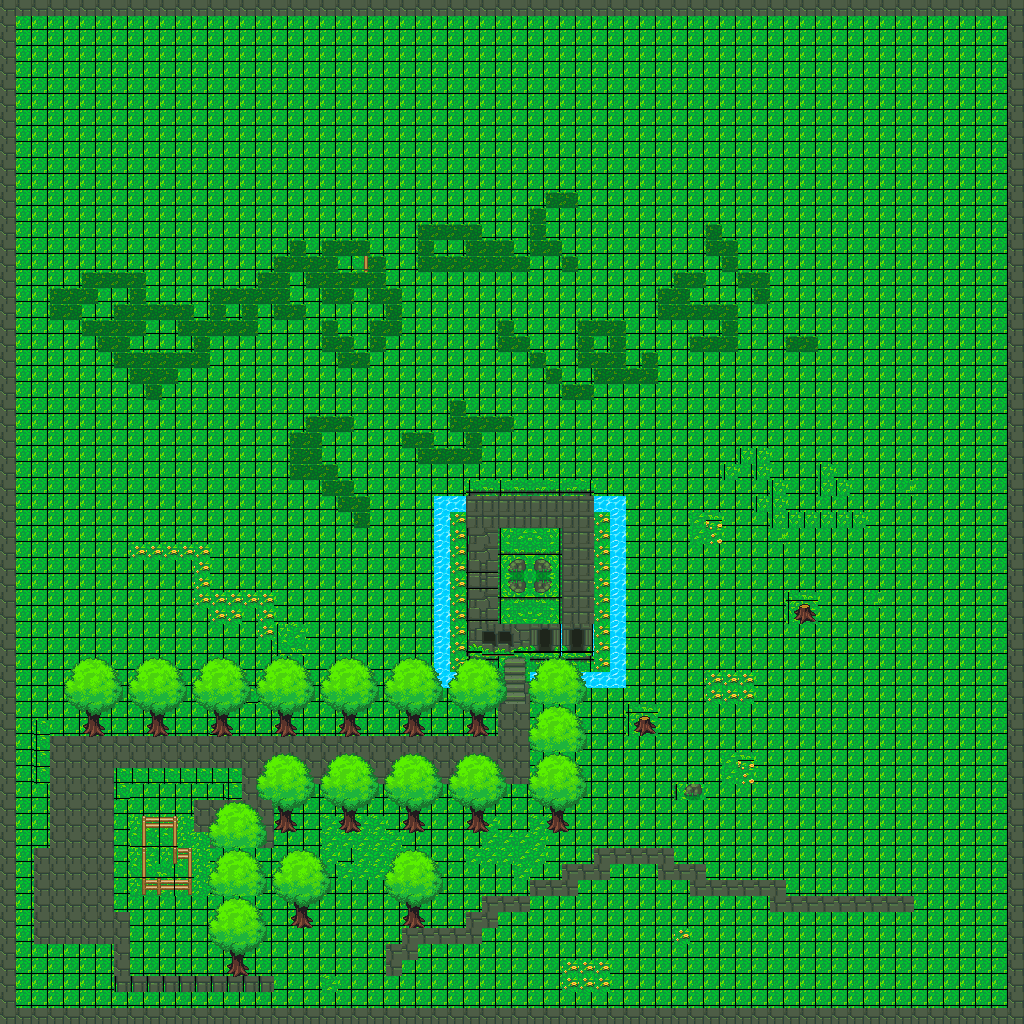

Rendered tile map (Tiled .tmx) drawn with the repository's tilesets; below, a short description and the map source with its tile grids summarised:
An orthogonal 64x64 tile map with 16x16 px tiles, 2 tile layers (bottomLayer, topLayer) and 22 objects (blocked).

<map version="1.2" tiledversion="1.2.3" orientation="orthogonal" renderorder="right-down" width="64" height="64" tilewidth="16" tileheight="16" infinite="0" nextlayerid="23" nextobjectid="455">
 <tileset firstgid="1" source="Tiles.tsx" />
 <layer id="14" name="bottomLayer" width="64" height="64" offsetx="2.6469" offsety="0">
  <data>[4096 cells, 4096 non-empty, 71 distinct tile ids]</data>
 </layer>
 <objectgroup id="21" name="playerSpawn" />
 <layer id="16" name="topLayer" width="64" height="64">
  <data>[4096 cells, 654 non-empty, 28 distinct tile ids]</data>
 </layer>
 <objectgroup id="18" name="blockedLayer">
  <properties>
   <property name="blocked" value="" />
  </properties>
  <object id="68" name="blocked" x="144.511" y="817.01" width="32.8096" height="72.1517">
   <properties>
    <property name="blocked" value="" />
   </properties>
  </object>
  <object id="95" x="178.494" y="848.142" width="13.338" height="41.191">
   <properties>
    <property name="blocked" value="" />
   </properties>
  </object>
  <object id="430" x="1008.09" y="0" width="15.8147" height="1024">
   <properties>
    <property name="blocked" value="" />
   </properties>
  </object>
  <object id="433" x="-8.52651e-14" y="0" width="1008" height="16">
   <properties>
    <property name="blocked" value="" />
   </properties>
  </object>
  <object id="434" x="0" y="16" width="16" height="1008">
   <properties>
    <property name="blocked" value="" />
   </properties>
  </object>
  <object id="435" x="16" y="1008" width="992" height="16">
   <properties>
    <property name="blocked" value="" />
   </properties>
  </object>
  <object id="438" x="546.767" y="817.764" width="22.0961" height="15.5491">
   <properties>
    <property name="blocked" value="" />
   </properties>
  </object>
  <object id="439" x="624" y="880" width="16" height="16">
   <properties>
    <property name="blocked" value="" />
   </properties>
  </object>
  <object id="440" x="465.959" y="816.855" width="22.0961" height="15.5491">
   <properties>
    <property name="blocked" value="" />
   </properties>
  </object>
  <object id="441" x="402.046" y="816.076" width="22.0961" height="15.5491">
   <properties>
    <property name="blocked" value="" />
   </properties>
  </object>
  <object id="442" x="403.995" y="913.504" width="22.0961" height="15.5491">
   <properties>
    <property name="blocked" value="" />
   </properties>
  </object>
  <object id="443" x="290.978" y="913.114" width="22.0961" height="15.5491">
   <properties>
    <property name="blocked" value="" />
   </properties>
  </object>
  <object id="444" x="275.39" y="816.466" width="22.0961" height="15.5491">
   <properties>
    <property name="blocked" value="" />
   </properties>
  </object>
  <object id="445" x="338.134" y="818.024" width="22.0961" height="15.5491">
   <properties>
    <property name="blocked" value="" />
   </properties>
  </object>
  <object id="446" x="82.4827" y="720.596" width="22.0961" height="15.5491">
   <properties>
    <property name="blocked" value="" />
   </properties>
  </object>
  <object id="447" x="146.785" y="722.155" width="22.0961" height="15.5491">
   <properties>
    <property name="blocked" value="" />
   </properties>
  </object>
  <object id="449" x="209.918" y="721.376" width="22.0961" height="15.5491">
   <properties>
    <property name="blocked" value="" />
   </properties>
  </object>
  <object id="450" x="274.221" y="720.986" width="22.0961" height="15.5491">
   <properties>
    <property name="blocked" value="" />
   </properties>
  </object>
  <object id="451" x="338.134" y="721.376" width="22.0961" height="15.5491">
   <properties>
    <property name="blocked" value="" />
   </properties>
  </object>
  <object id="452" x="402.826" y="720.207" width="22.0961" height="15.5491">
   <properties>
    <property name="blocked" value="" />
   </properties>
  </object>
  <object id="453" x="467.518" y="720.986" width="22.0961" height="15.5491">
   <properties>
    <property name="blocked" value="" />
   </properties>
  </object>
  <object id="454" x="227.287" y="960.112" width="22.0961" height="15.5491">
   <properties>
    <property name="blocked" value="" />
   </properties>
  </object>
 </objectgroup>
</map>
